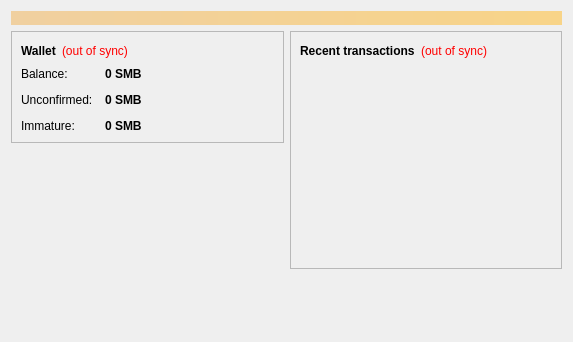
<?xml version="1.0" encoding="UTF-8"?>
<ui version="4.0">
 <class>OverviewPage</class>
 <widget class="QWidget" name="OverviewPage">
  <property name="geometry">
   <rect>
    <x>0</x>
    <y>0</y>
    <width>573</width>
    <height>342</height>
   </rect>
  </property>
  <property name="windowTitle">
   <string>Form</string>
  </property>
  <layout class="QVBoxLayout" name="topLayout">
   <item>
    <widget class="QLabel" name="labelAlerts">
     <property name="visible">
      <bool>false</bool>
     </property>
     <property name="styleSheet">
      <string notr="true">background-color: qlineargradient(x1: 0, y1: 0, x2: 1, y2: 0, stop:0 #F0D0A0, stop:1 #F8D488); color:#000000;</string>
     </property>
     <property name="wordWrap">
      <bool>true</bool>
     </property>
     <property name="margin">
      <number>3</number>
     </property>
    </widget>
   </item>
   <item>
    <layout class="QHBoxLayout" name="horizontalLayout" stretch="1,1">
     <item>
      <layout class="QVBoxLayout" name="verticalLayout_2">
       <item>
        <widget class="QFrame" name="frame">
         <property name="frameShape">
          <enum>QFrame::StyledPanel</enum>
         </property>
         <property name="frameShadow">
          <enum>QFrame::Raised</enum>
         </property>
         <layout class="QVBoxLayout" name="verticalLayout_4">
          <item>
           <layout class="QHBoxLayout" name="horizontalLayout_4">
            <item>
             <widget class="QLabel" name="label_5">
              <property name="font">
               <font>
                <weight>75</weight>
                <bold>true</bold>
               </font>
              </property>
              <property name="text">
               <string>Wallet</string>
              </property>
             </widget>
            </item>
            <item>
             <widget class="QLabel" name="labelWalletStatus">
              <property name="toolTip">
               <string>The displayed information may be out of date. Your wallet automatically synchronizes with the Sambacoin network after a connection is established, but this process has not completed yet.</string>
              </property>
              <property name="styleSheet">
               <string notr="true">QLabel { color: red; }</string>
              </property>
              <property name="text">
               <string notr="true">(out of sync)</string>
              </property>
              <property name="alignment">
               <set>Qt::AlignLeading|Qt::AlignLeft|Qt::AlignVCenter</set>
              </property>
             </widget>
            </item>
            <item>
             <spacer name="horizontalSpacer_2">
              <property name="orientation">
               <enum>Qt::Horizontal</enum>
              </property>
              <property name="sizeHint" stdset="0">
               <size>
                <width>40</width>
                <height>20</height>
               </size>
              </property>
             </spacer>
            </item>
           </layout>
          </item>
          <item>
           <layout class="QFormLayout" name="formLayout_2">
            <property name="fieldGrowthPolicy">
             <enum>QFormLayout::AllNonFixedFieldsGrow</enum>
            </property>
            <property name="horizontalSpacing">
             <number>12</number>
            </property>
            <property name="verticalSpacing">
             <number>12</number>
            </property>
            <item row="0" column="0">
             <widget class="QLabel" name="label">
              <property name="text">
               <string>Balance:</string>
              </property>
             </widget>
            </item>
            <item row="0" column="1">
             <widget class="QLabel" name="labelBalance">
              <property name="font">
               <font>
                <weight>75</weight>
                <bold>true</bold>
               </font>
              </property>
              <property name="cursor">
               <cursorShape>IBeamCursor</cursorShape>
              </property>
              <property name="toolTip">
               <string>Your current balance</string>
              </property>
              <property name="text">
               <string notr="true">0 SMB</string>
              </property>
              <property name="textInteractionFlags">
               <set>Qt::LinksAccessibleByMouse|Qt::TextSelectableByKeyboard|Qt::TextSelectableByMouse</set>
              </property>
             </widget>
            </item>
            <item row="1" column="0">
             <widget class="QLabel" name="label_3">
              <property name="text">
               <string>Unconfirmed:</string>
              </property>
             </widget>
            </item>
            <item row="1" column="1">
             <widget class="QLabel" name="labelUnconfirmed">
              <property name="font">
               <font>
                <weight>75</weight>
                <bold>true</bold>
               </font>
              </property>
              <property name="cursor">
               <cursorShape>IBeamCursor</cursorShape>
              </property>
              <property name="toolTip">
               <string>Total of transactions that have yet to be confirmed, and do not yet count toward the current balance</string>
              </property>
              <property name="text">
               <string notr="true">0 SMB</string>
              </property>
              <property name="textInteractionFlags">
               <set>Qt::LinksAccessibleByMouse|Qt::TextSelectableByKeyboard|Qt::TextSelectableByMouse</set>
              </property>
             </widget>
            </item>
            <item row="2" column="0">
             <widget class="QLabel" name="labelImmatureText">
              <property name="text">
               <string>Immature:</string>
              </property>
             </widget>
            </item>
            <item row="2" column="1">
             <widget class="QLabel" name="labelImmature">
              <property name="font">
               <font>
                <weight>75</weight>
                <bold>true</bold>
               </font>
              </property>
              <property name="toolTip">
               <string>Mined balance that has not yet matured</string>
              </property>
              <property name="text">
               <string notr="true">0 SMB</string>
              </property>
              <property name="textInteractionFlags">
               <set>Qt::LinksAccessibleByMouse|Qt::TextSelectableByKeyboard|Qt::TextSelectableByMouse</set>
              </property>
             </widget>
            </item>
           </layout>
          </item>
         </layout>
        </widget>
       </item>
       <item>
        <spacer name="verticalSpacer">
         <property name="orientation">
          <enum>Qt::Vertical</enum>
         </property>
         <property name="sizeHint" stdset="0">
          <size>
           <width>20</width>
           <height>40</height>
          </size>
         </property>
        </spacer>
       </item>
      </layout>
     </item>
     <item>
      <layout class="QVBoxLayout" name="verticalLayout_3">
       <item>
        <widget class="QFrame" name="frame_2">
         <property name="frameShape">
          <enum>QFrame::StyledPanel</enum>
         </property>
         <property name="frameShadow">
          <enum>QFrame::Raised</enum>
         </property>
         <layout class="QVBoxLayout" name="verticalLayout">
          <item>
           <layout class="QHBoxLayout" name="horizontalLayout_2">
            <item>
             <widget class="QLabel" name="label_4">
              <property name="text">
               <string>&lt;b&gt;Recent transactions&lt;/b&gt;</string>
              </property>
             </widget>
            </item>
            <item>
             <widget class="QLabel" name="labelTransactionsStatus">
              <property name="toolTip">
               <string>The displayed information may be out of date. Your wallet automatically synchronizes with the Sambacoin network after a connection is established, but this process has not completed yet.</string>
              </property>
              <property name="styleSheet">
               <string notr="true">QLabel { color: red; }</string>
              </property>
              <property name="text">
               <string notr="true">(out of sync)</string>
              </property>
              <property name="alignment">
               <set>Qt::AlignRight|Qt::AlignTrailing|Qt::AlignVCenter</set>
              </property>
             </widget>
            </item>
            <item>
             <spacer name="horizontalSpacer">
              <property name="orientation">
               <enum>Qt::Horizontal</enum>
              </property>
              <property name="sizeHint" stdset="0">
               <size>
                <width>40</width>
                <height>20</height>
               </size>
              </property>
             </spacer>
            </item>
           </layout>
          </item>
          <item>
           <widget class="QListView" name="listTransactions">
            <property name="styleSheet">
             <string notr="true">QListView { background: transparent; }</string>
            </property>
            <property name="frameShape">
             <enum>QFrame::NoFrame</enum>
            </property>
            <property name="verticalScrollBarPolicy">
             <enum>Qt::ScrollBarAlwaysOff</enum>
            </property>
            <property name="horizontalScrollBarPolicy">
             <enum>Qt::ScrollBarAlwaysOff</enum>
            </property>
            <property name="selectionMode">
             <enum>QAbstractItemView::NoSelection</enum>
            </property>
           </widget>
          </item>
         </layout>
        </widget>
       </item>
       <item>
        <spacer name="verticalSpacer_2">
         <property name="orientation">
          <enum>Qt::Vertical</enum>
         </property>
         <property name="sizeHint" stdset="0">
          <size>
           <width>20</width>
           <height>40</height>
          </size>
         </property>
        </spacer>
       </item>
      </layout>
     </item>
    </layout>
   </item>
  </layout>
 </widget>
 <resources/>
 <connections/>
</ui>
